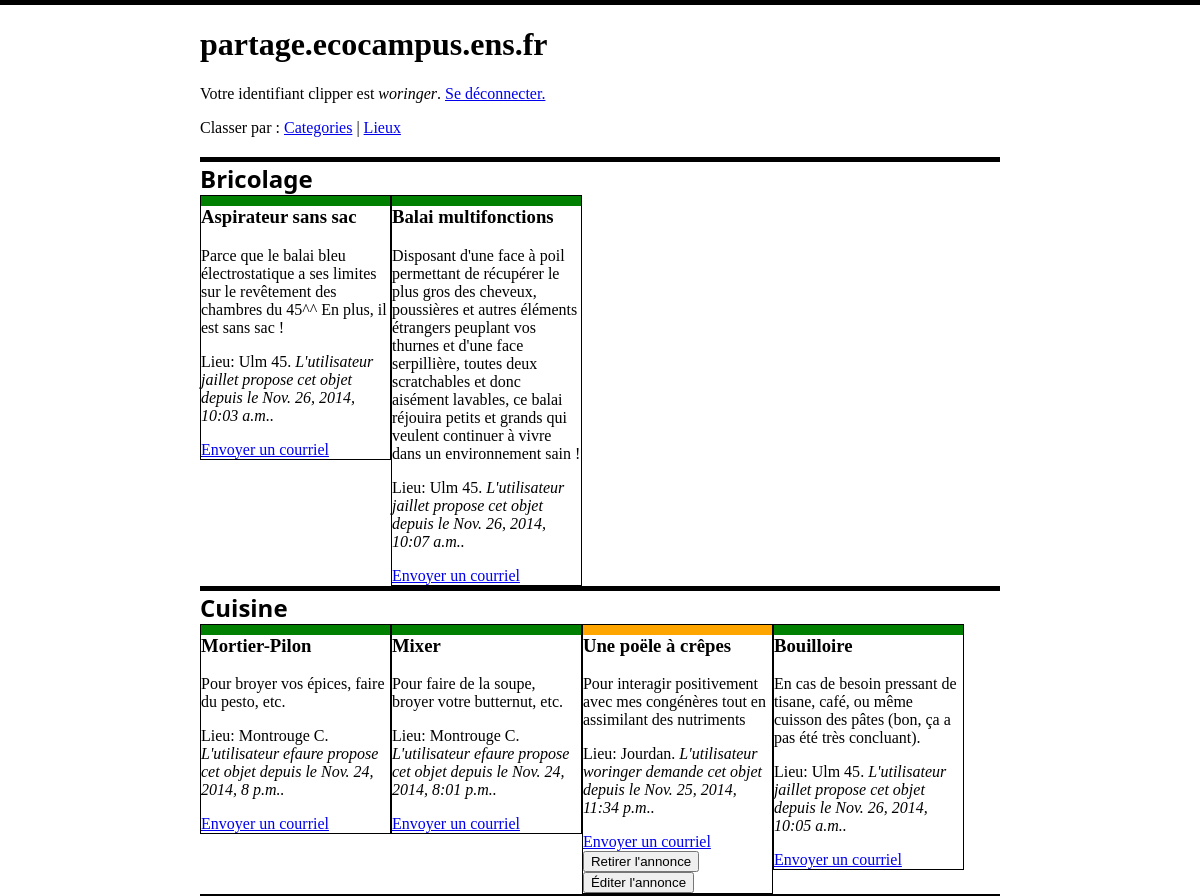
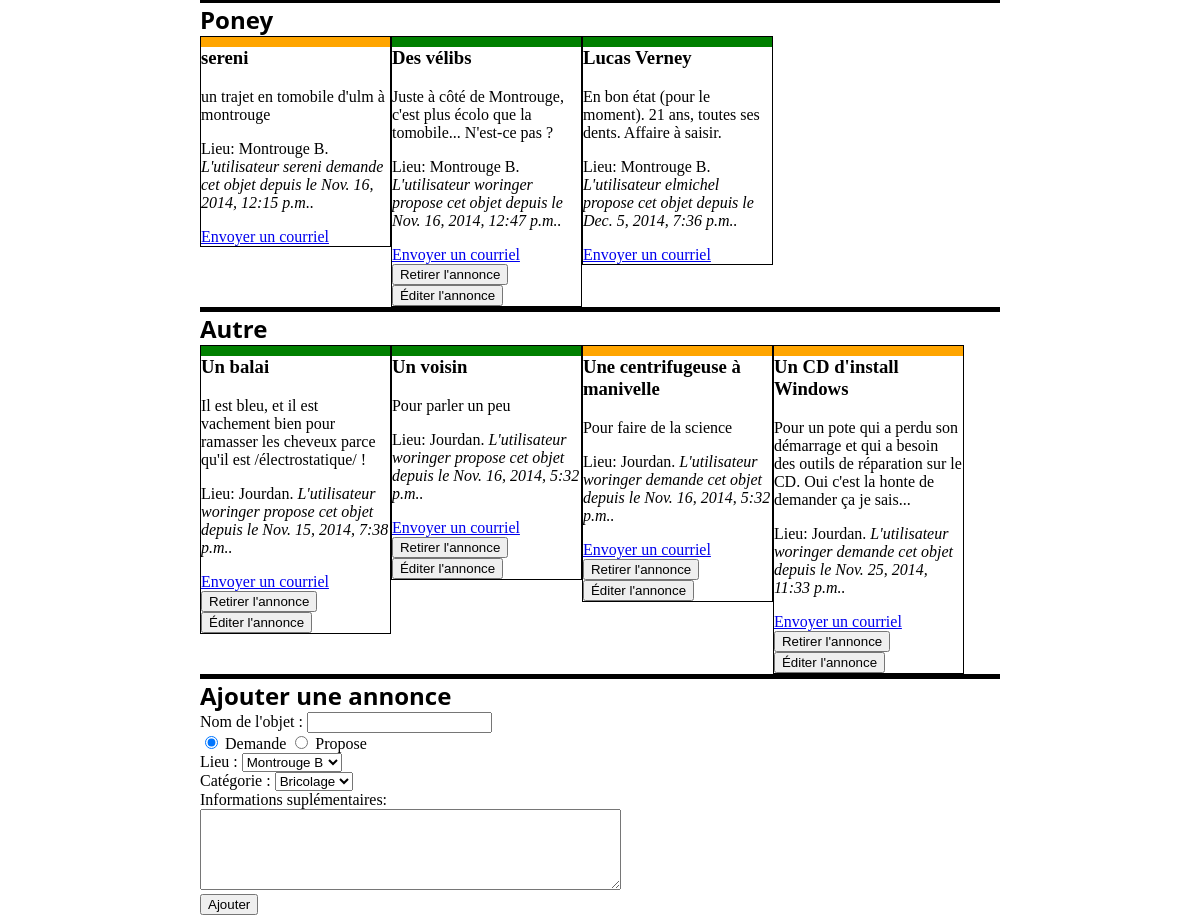
Screenshot of /partage/index (signed in) with the database file from the repository (2 pictures, top to bottom).
### partage_app/models.py (models this page shows, shortened)
class Category(models.Model):
    name = models.CharField(max_length=200)
    color =  models.CharField(max_length=9)

class Shareable(models.Model):
    NEED = 'demande'
    OFFER = 'propose'
    CLASS_CHOICES = (
        (NEED, 'demande'),
        (OFFER, 'propose'),
    )
    classe = models.CharField(max_length=10,
                              choices=CLASS_CHOICES,
                              default=NEED)
    name = models.CharField(max_length=200)
    details = models.CharField(max_length=1000)
    added = models.DateTimeField("date d'ajout")
    owner = models.ForeignKey(User)
    location = models.ForeignKey(Location)
    category = models.ForeignKey(Category)

class Location(models.Model):
    name = models.CharField(max_length=200)
    def __unicode__(self):
        return self.name

### partage_app/views.py (the view)
def index(request,msg=None,sort="category"):
    loc = models.Location.objects.all()
    categories = models.Category.objects.all()
    shareables = {}
    context = {"locations":loc,
               "categories":categories,
               "sort":sort,
               "msg":msg,
    }
    return render(request, 'partage_app/index.html', context)

### partage_app/templates/partage_app/index.html (shortened to what this page needs)
<!DOCTYPE html>
<html>
<head>
{% load staticfiles %}
<link rel="stylesheet" type="text/css" href="{% static 'partage_app/style.css' %}" />
</head>
<body>
<h1> partage.ecocampus.ens.fr </h1>
{% if user.is_authenticated %}
    <p>Votre identifiant clipper est <em>{{ user.username }}</em>.  <a href="{% url 'partage:logout' %}">Se déconnecter.</a> </p>
    <div id="sort">Classer par :  <a href="categories">Categories</a> |  <a href="lieux">Lieux</a> </div>
{% if locations and sort == 'location' %}
    {% for loc in locations %}
	<div class="location">
        <h2> {{ loc.name }} </h2>
		{% for obj in loc.shareable_set.all %}
		<div class="shareable {{obj.classe}}">
		  <h3> {{ obj.name }} </h3>
		  		  <p>{{obj.details}}</p>
		  <p>Catégorie: {{obj.category}}. <em>L'utilisateur {{obj.owner.username}} {{obj.classe}} cet objet depuis le {{obj.added}}.</em></p>
		  <a href="mailto:{{obj.owner.username}}@clipper.ens.fr?subject=%5B%C3%89cocampus-partage%5D">Envoyer un courriel</a>
		  {% if obj.owner == user %}
<form action="enlever"  method="post">
{% csrf_token %}
		  <input type="hidden" name="obj" value="{{obj.id}}" />
		  <input type="submit" value="Retirer l'annonce" />
</form>
<form action="{% url 'partage:edit' obj.id %}">
		  <input type="submit" value="Éditer l'annonce" />
</form>
		  {% endif %}
		</div>
		{% endfor %}
	</div>
    {% endfor %}
{% elif categories and sort == 'category' %}
    {% for cat in categories %}
	<div class="category">
        <h2> {{ cat.name }} </h2>
		{% for obj in cat.shareable_set.all %}
		<div class="shareable {{obj.classe}}">
          <h3> {{ obj.name }} </h3>
		  <p>{{obj.details}}</p>
	          <p>Lieu: {{obj.location}}. <em>L'utilisateur {{obj.owner.username}} {{obj.classe}} cet objet depuis le {{obj.added}}.</em></p>
		  <a href="mailto:{{obj.owner.username}}@clipper.ens.fr?subject=%5B%C3%89cocampus-partage%5D">Envoyer un courriel</a>
		  {% if obj.owner == user %}
<form action="enlever"  method="post">
		  <input type="submit" value="Retirer l'annonce" />
</form>
<form action="{% url 'partage:edit' obj.id %}">
		  <input type="submit" value="Éditer l'annonce" />
</form>
		  {% endif %}
		</div>
		{% endfor %}
	</div>
    {% endfor %}
{% else %}
    <p>Aucun lieu enregistré</p>
{% endif %}
<h2> Ajouter une annonce </h2>
<form action="ajouter"  method="post">
Nom de l'objet  :  <input type="text" name="name" required/> <br />
<input type="radio" name="classe" value="demande" checked /> Demande
<input type="radio" name="classe" value="propose" /> Propose <br />
Lieu :
<select name="location">
{% for loc in locations %}
<option value="{{ loc.id }}">{{ loc.name }}</option>
{% endfor %}
</select> <br />
Catégorie :
<select name="category">
{% for cat in categories %}
<option value="{{ cat.id }}">{{ cat.name }}</option>
{% endfor %}
</select> <br />
Informations suplémentaires:<br />
<textarea name="details" rows="5" cols="50"></textarea><br />
<input type="submit" value="Ajouter" />
</form>
{% else %}
    <p>Bienvenue sur le système de partage d'objet proposé par Écocampus ! <br />
	<a href="{% url 'partage:login' %}">Connectez-vous</a> en utilisant vos identifiants clipper.</p>
{% endif %}
</body>
</html>

### partage_app/static/partage_app/style.css (style rules this page uses)
body { width: 800px; margin:auto; }
html { border-top: 5px solid black; }
.shareable { border: 1px solid black; width: 5cm; float: left; margin: 3px padding-top:0px; }
.demande h3 { border-top: 10px solid orange; margin-top:0px; }
.propose h3 { border-top: 10px solid green; margin-top:0px; }
h2 { clear: both; margin-bottom:0px; font-family: Sans; border-top: 5px solid black; }

### rows the page displays
Category: name "Bricolage"
Shareable: name "Aspirateur sans sac", details "Parce que le balai bleu électrostatique a ses limites sur le revêtement des chambres du 45^^ En plus, il est sans sac !", location "Ulm 45", owner.username "jaillet", classe "propose", added "Nov. 26, 2014, 10:03 a.m."
Shareable: name "Balai multifonctions", details "Disposant d'une face à poil permettant de récupérer le plus gros des cheveux, poussières et autres éléments étrangers peuplant vos thurnes et d'une face serpillière, toutes deux scratchables et donc aisément lavables, ce balai réjouira petits et grands qui veulent continuer à vivre dans un environnement sain !", location "Ulm 45", owner.username "jaillet", classe "propose", added "Nov. 26, 2014, 10:07 a.m."
Category: name "Cuisine"
Shareable: name "Mortier-Pilon", details "Pour broyer vos épices, faire du pesto, etc.", location "Montrouge C", owner.username "efaure", classe "propose", added "Nov. 24, 2014, 8 p.m."
Shareable: name "Mixer", details "Pour faire de la soupe, broyer votre butternut, etc.", location "Montrouge C", owner.username "efaure", classe "propose", added "Nov. 24, 2014, 8:01 p.m."
Shareable: name "Une poële à crêpes", details "Pour interagir positivement avec mes congénères tout en assimilant des nutriments", location "Jourdan", owner.username "woringer", classe "demande", added "Nov. 25, 2014, 11:34 p.m."
Shareable: name "Bouilloire", details "En cas de besoin pressant de tisane, café, ou même cuisson des pâtes (bon, ça a pas été très concluant).", location "Ulm 45", owner.username "jaillet", classe "propose", added "Nov. 26, 2014, 10:05 a.m."
Category: name "Poney"
Shareable: name "sereni", details "un trajet en tomobile d'ulm à montrouge", location "Montrouge B", owner.username "sereni", classe "demande", added "Nov. 16, 2014, 12:15 p.m."
Shareable: name "Des vélibs", details "Juste à côté de Montrouge, c'est plus écolo que la tomobile... N'est-ce pas ?", location "Montrouge B", owner.username "woringer", classe "propose", added "Nov. 16, 2014, 12:47 p.m."
Shareable: name "Lucas Verney", details "En bon état (pour le moment). 21 ans, toutes ses dents. Affaire à saisir.", location "Montrouge B", owner.username "elmichel", classe "propose", added "Dec. 5, 2014, 7:36 p.m."
Category: name "Autre"
Shareable: name "Un balai", details "Il est bleu, et il est vachement bien pour ramasser les cheveux parce qu'il est /électrostatique/ !", location "Jourdan", owner.username "woringer", classe "propose", added "Nov. 15, 2014, 7:38 p.m."
Shareable: name "Un voisin", details "Pour parler un peu", location "Jourdan", owner.username "woringer", classe "propose", added "Nov. 16, 2014, 5:32 p.m."
Shareable: name "Une centrifugeuse à manivelle", details "Pour faire de la science", location "Jourdan", owner.username "woringer", classe "demande", added "Nov. 16, 2014, 5:32 p.m."
Shareable: name "Un CD d'install Windows", details "Pour un pote qui a perdu son démarrage et qui a besoin des outils de réparation sur le CD. Oui c'est la honte de demander ça je sais...", location "Jourdan", owner.username "woringer", classe "demande", added "Nov. 25, 2014, 11:33 p.m."

### other values shown
{{ user.username }} "woringer"
form field location "Montrouge B"
form field category "Bricolage"
